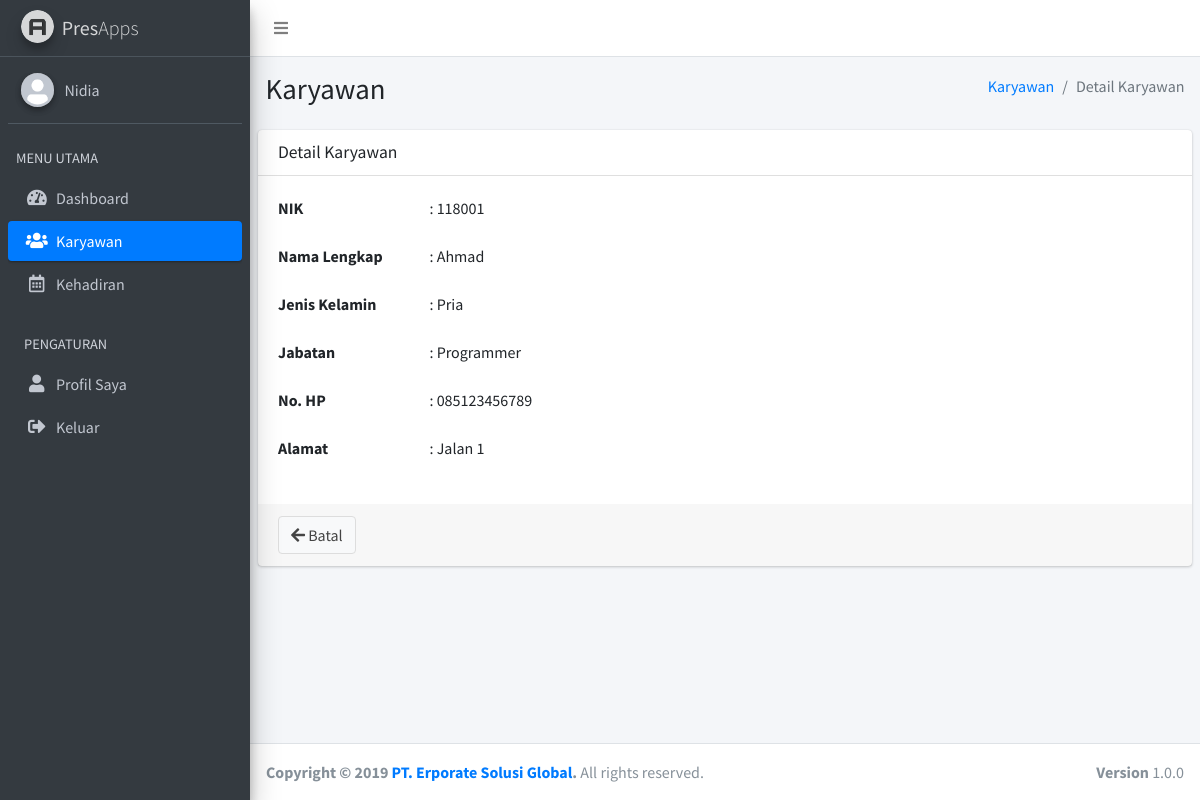
Page /staff/index.php?page=karyawan&action=detail&id=118001 (signed in) on the committed database.
### tables this page shows
CREATE TABLE `akun_pengguna` (
  `nik` char(7) NOT NULL,
  `password` varchar(64) DEFAULT NULL,
  `hak_akses` enum('Admin','Staff') DEFAULT NULL
);

CREATE TABLE `karyawan` (
  `nik` char(7) NOT NULL,
  `nama_lengkap` varchar(25) DEFAULT NULL,
  `jenis_kelamin` enum('Pria','Wanita') DEFAULT NULL,
  `id_jabatan` int(11) DEFAULT NULL,
  `no_hp` char(13) DEFAULT NULL,
  `alamat` text
);

CREATE TABLE `jabatan` (
  `id_jabatan` int(11) NOT NULL,
  `nama_jabatan` varchar(50) DEFAULT NULL
);

### staff/pages/karyawan/detail.php (the view)
<section class="content-header">
  <div class="container-fluid">
    <div class="row mb-2">
      <div class="col-sm-6">
        <h1>Karyawan</h1>
      </div>
      <div class="col-sm-6">
        <ol class="breadcrumb float-sm-right">
          <li class="breadcrumb-item"><a href="index.php?page=karyawan">Karyawan</a></li>
          <li class="breadcrumb-item active">Detail Karyawan</li>
        </ol>
      </div>
    </div>
  </div>
</section>
<section class="content">
  <div class="card">
    <div class="card-header">
      <h3 class="card-title">Detail Karyawan</h3>
    </div>
    <?php
      include "../connection/connect.php";
      $id = $_GET["id"];
      $sql = "SELECT * FROM karyawan WHERE nik='$id'";
      $result = mysqli_query($connect, $sql);
      $i = mysqli_fetch_assoc($result);
    ?>
    <div class="card-body">
      <div class="row">
        <div class="col-sm-6">
          <div class="form-group row">
            <label for="nik" class="col-sm-4 control-label">NIK</label>
            <div class="col-sm-8">
              : <?php echo $i["nik"]; ?>
            </div>
          </div>
        </div>
      </div>
      <div class="row">
        <div class="col-sm-6">
          <div class="form-group row">
            <label for="nama_lengkap" class="col-sm-4 control-label">Nama Lengkap</label>
            <div class="col-sm-8">
              : <?php echo $i["nama_lengkap"]; ?>
            </div>
          </div>
        </div>
      </div>
      <div class="row">
        <div class="col-sm-6">
          <div class="form-group row">
            <label for="jenis_kelamin" class="col-sm-4 control-label">Jenis Kelamin</label>
            <div class="col-sm-8">
              : <?php echo $i["jenis_kelamin"]; ?>
            </div>
          </div>
        </div>
      </div>
      <div class="row">
        <div class="col-sm-6">
          <div class="form-group row">
            <label for="jabatan" class="col-sm-4 control-label">Jabatan</label>
            <div class="col-sm-8">
              <?php
                $id = $i["id_jabatan"];
                $sql2 = "SELECT * FROM jabatan WHERE id_jabatan='$id'";
                $result2 = mysqli_query($connect, $sql2);
                $j = mysqli_fetch_assoc($result2);
              ?>
              : <?php echo $j["nama_jabatan"]; ?>
            </div>
          </div>
        </div>
      </div>
      <div class="row">
        <div class="col-sm-6">
          <div class="form-group row">
            <label for="no_hp" class="col-sm-4 control-label">No. HP</label>
            <div class="col-sm-8">
              : <?php echo $i["no_hp"]; ?>
            </div>
          </div>
        </div>
      </div>
      <div class="row">
        <div class="col-sm-6">
          <div class="form-group row">
            <label for="alamat" class="col-sm-4 control-label">Alamat</label>
            <div class="col-sm-8">
              : <?php echo $i["alamat"]; ?>
            </div>
          </div>
        </div>
      </div>
    </div>
    <div class="card-footer">
      <div class="row">
        <div class="col-sm-6">
          <a href="index.php?page=karyawan" class="btn btn-default">
            <i class="fas fa-arrow-left"></i> Batal
          </a>
        </div>
      </div>
    </div>
  </div>
</section>

### staff/layout/header.php (shortened to what this page needs)
<!DOCTYPE html>
<html lang="en">
<head>
  <link rel="stylesheet" href="../assets/plugins/fontawesome-free/css/all.min.css">
  <link rel="stylesheet" href="../assets/dist/css/adminlte.min.css">
</head>
<body class="hold-transition sidebar-mini layout-fixed layout-navbar-fixed layout-footer-fixed">
<div class="wrapper">
  <nav class="main-header navbar navbar-expand navbar-white navbar-light">
    <ul class="navbar-nav">
      <li class="nav-item">
        <a class="nav-link" data-widget="pushmenu" href="#"><i class="fas fa-bars"></i></a>
      </li>
    </ul>
  </nav>
  <aside class="main-sidebar sidebar-dark-primary elevation-4">
    <a href="index.php?page=dashboard" class="brand-link">
      <img src="../assets/dist/img/AdminLTELogo.png" alt="AdminLTE Logo" class="brand-image img-circle elevation-3"
           style="opacity: .8">
      <span class="brand-text font-weight-light"><b>Pres</b>Apps</span>
    </a>
    <div class="sidebar">
      <div class="user-panel mt-3 pb-3 mb-3 d-flex">
        <div class="image">
          <img src="../assets/dist/img/user-avatar.png" class="img-circle elevation-2" alt="User Image">
        </div>
        <div class="info">
          <?php
            include "../connection/connect.php";
            $nik = $_SESSION["nik"];
            $sql = "SELECT akun_pengguna.nik, karyawan.nama_lengkap, akun_pengguna.password, akun_pengguna.hak_akses FROM akun_pengguna INNER JOIN karyawan ON akun_pengguna.nik = karyawan.nik WHERE akun_pengguna.nik='$nik'";
            $result = mysqli_query($connect, $sql);
            $i = mysqli_fetch_assoc($result);
          ?>
          <a href="#" class="d-block"><?php echo $i["nama_lengkap"]; ?></a>
        </div>
      </div>
      <nav class="mt-2">
        <ul class="nav nav-pills nav-sidebar flex-column" data-widget="treeview" role="menu" data-accordion="false">
          <li class="nav-header">MENU UTAMA</li>
          <?php
            if(isset($_GET["page"])){
              $page = $_GET["page"];
            }else{
              $page = "dashboard";
            }
          ?>
          <li class="nav-item">
            <a href="index.php?page=dashboard" class="nav-link <?php if($page == 'dashboard'){ echo 'active'; } ?>">
              <i class="nav-icon fas fa-tachometer-alt"></i>
              <p>
                Dashboard
              </p>
            </a>
          </li>
          <li class="nav-item">
            <a href="index.php?page=karyawan" class="nav-link <?php if($page == 'karyawan'){ echo 'active'; } ?>">
              <i class="nav-icon fas fa-users"></i>
              <p>
                Karyawan
              </p>
            </a>
          </li>
          <li class="nav-item">
            <a href="index.php?page=kehadiran" class="nav-link <?php if($page == 'kehadiran'){ echo 'active'; } ?>">
              <i class="nav-icon far fa-calendar-alt"></i>
              <p>
                Kehadiran
              </p>
            </a>
          </li>
          <li class="nav-header">PENGATURAN</li>
          <li class="nav-item">
            <a href="index.php?page=profil_saya" class="nav-link <?php if($page == 'profil_saya'){ echo 'active'; } ?>">
              <i class="nav-icon fas fa-user"></i>
              <p>
                Profil Saya
              </p>
            </a>
          </li>
          <li class="nav-item">
            <a href="logout.php" class="nav-link">
              <i class="nav-icon fas fa-sign-out-alt"></i>
              <p>
                Keluar
              </p>
            </a>
          </li>
        </ul>
      </nav>
    </div>
  </aside>
  <div class="content-wrapper">

### rows in the picture
akun_pengguna: nik.nama_lengkap "Nidia"
karyawan: nik "118001", nama_lengkap "Ahmad", jenis_kelamin "Pria", no_hp "085123456789", alamat "Jalan 1"
jabatan: nama_jabatan "Programmer"
